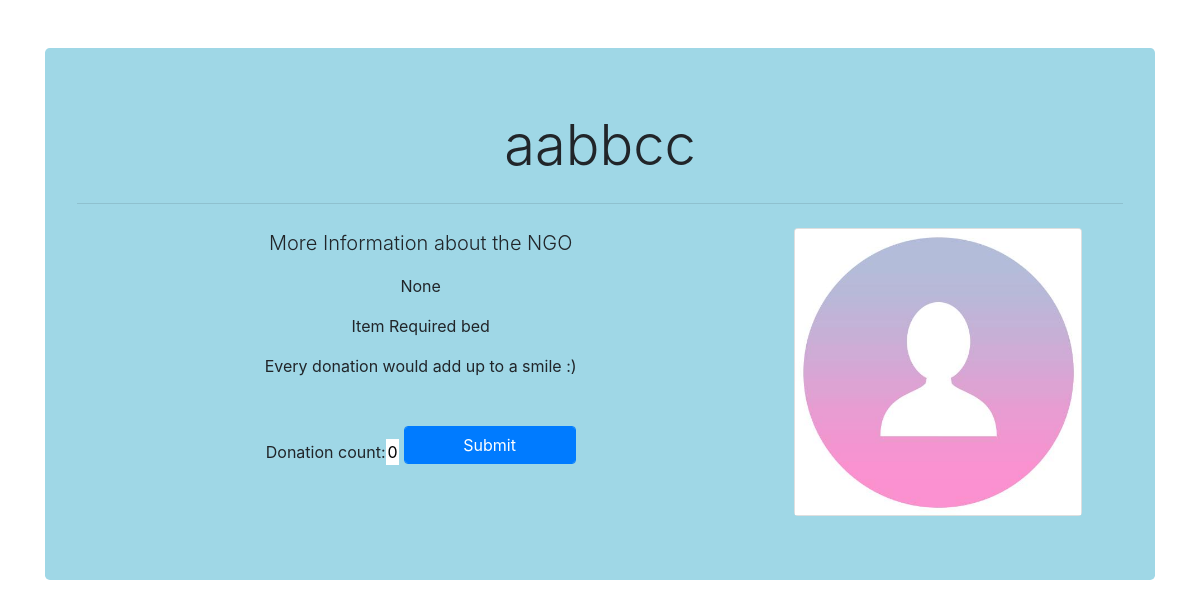
/main/donation/1, run on the app's committed database.
### main/models.py (models this page shows, shortened)
class Requirements(models.Model):
    category = [
        ('medicine', 'medicine'),
        ('equipment', 'equipment'),
    ]
    ngo = models.ForeignKey(Ngo, on_delete=models.CASCADE)
    name = models.CharField(max_length=100)
    category = models.CharField(max_length=20, choices=category)
    initial_count = models.FloatField()
    donation_count = models.FloatField(default=0)

### login/models.py (models this page shows)
class Ngo(models.Model):
    ngo_name = models.CharField(max_length=200, null=True)
    user = models.OneToOneField(
        User, on_delete=models.CASCADE, primary_key=True, unique=True)
    contact_number = models.IntegerField(null=True)
    email = models.EmailField(max_length=200, null=True)
    address = models.CharField(max_length=500, null=True)
    state = models.CharField(max_length=200, null=True)
    logo = models.ImageField(null=True, blank=True, default='ngo.jpg')
    def __str__(self):
        return str(self.user)

class User(AbstractUser):
    is_ngo = models.BooleanField(default=False)
    is_donor = models.BooleanField(default=False)
    is_verified = models.BooleanField(default=False)

### main/views.py (the view)
# urls.py: path('donation/<str:pk>', views.donation, name='donation'),
def donation(request, pk):
    req = Requirements.objects.get(id=pk)
    form = Count()
    if request.method == "POST":
        form = Count(request.POST)
        if form.is_valid():
            donation = form.cleaned_data['donation_count']
            form.save()
    print(type(req))
    print(req.name)
    print(req.ngo)
    context = {'req': req, 'form': form}
    return render(request, 'main/donation.html', context)

### main/forms.py
class Count(ModelForm):
    class Meta:
        model = Requirements
        fields = ['donation_count']

### main/templates/main/donation.html (shortened to what this page needs)
<!DOCTYPE html>
<html lang="en">
<head>
    <link rel="stylesheet" href="https://stackpath.bootstrapcdn.com/bootstrap/4.5.2/css/bootstrap.min.css"
>
</head>
<body>
    <div class="container mt-5">
        <div class="jumbotron align-middle" style="background-color: #9fd7e6;">
            <h2 class="display-4">{{req.ngo}}</h2>
            <hr class="my-4">
            <div class="row">
                <div class="col-md-8">
                    <b>
                        <p class="lead">More Information about the NGO</p>
                    </b>
                    <p>{{req.ngo.address}}</p>
                    <p>Item Required {{req.name}}</p>
                    <p>Every donation would add up to a smile :)</p>
                    <div class="qty mt-5">
                        <form action="" method="POST">
                            {{form}}
                            <input type="submit" name="submit" class="btn btn-primary form-control form-group col-lg-3">
                        </form>
                    </div>
                </div>
                <div class="col-md-4 ">
                    <div class="card " style="width: 18rem;">
                        <img src="{{req.ngo.logo.url}}" class="card-img-top" alt="...">
                    </div>
                </div>
            </div>
        </div>
    </div>
</body>
</html>

### main/templates/main/donation.html (style rules this page uses)
div { text-align: center; }
input { border: 0; width: 2%; }

### data on the page
Requirements: ngo "aabbcc", ngo.address "None", name "bed", ngo.logo (picture)
